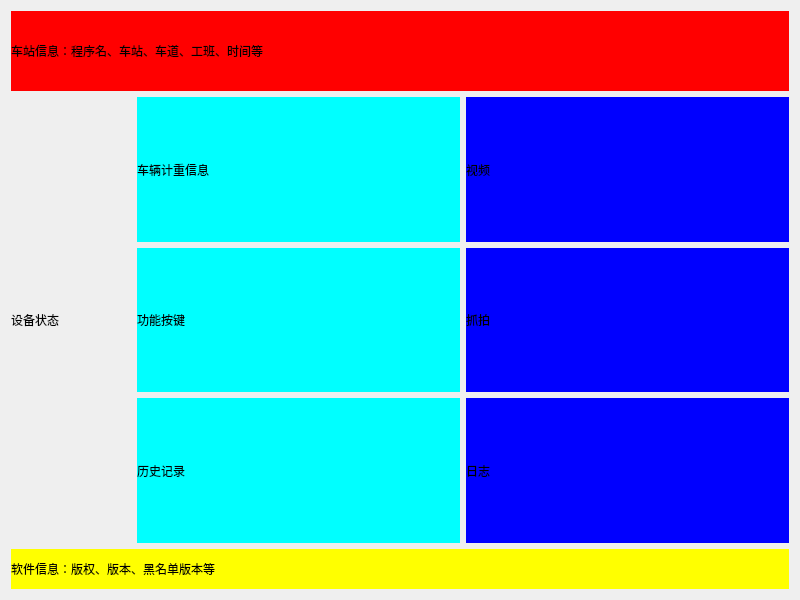
<?xml version="1.0" encoding="UTF-8"?>
<ui version="4.0">
 <class>Form</class>
 <widget class="QWidget" name="Form">
  <property name="geometry">
   <rect>
    <x>0</x>
    <y>0</y>
    <width>800</width>
    <height>600</height>
   </rect>
  </property>
  <property name="minimumSize">
   <size>
    <width>800</width>
    <height>600</height>
   </size>
  </property>
  <property name="windowTitle">
   <string>Form</string>
  </property>
  <property name="styleSheet">
   <string notr="true"/>
  </property>
  <layout class="QVBoxLayout" name="verticalLayout_3">
   <item>
    <widget class="QLabel" name="label">
     <property name="maximumSize">
      <size>
       <width>16777215</width>
       <height>80</height>
      </size>
     </property>
     <property name="styleSheet">
      <string notr="true">background-color:#f00;</string>
     </property>
     <property name="text">
      <string>车站信息：程序名、车站、车道、工班、时间等</string>
     </property>
    </widget>
   </item>
   <item>
    <layout class="QHBoxLayout" name="horizontalLayout">
     <item>
      <widget class="QLabel" name="label_2">
       <property name="maximumSize">
        <size>
         <width>120</width>
         <height>16777215</height>
        </size>
       </property>
       <property name="styleSheet">
        <string notr="true">background-image:url(:/image/circle.png);</string>
       </property>
       <property name="text">
        <string>设备状态</string>
       </property>
      </widget>
     </item>
     <item>
      <layout class="QVBoxLayout" name="verticalLayout">
       <item>
        <widget class="QLabel" name="label_3">
         <property name="styleSheet">
          <string notr="true">background-color:#0ff;</string>
         </property>
         <property name="text">
          <string>车辆计重信息</string>
         </property>
        </widget>
       </item>
       <item>
        <widget class="QLabel" name="label_9">
         <property name="styleSheet">
          <string notr="true">background-color:#0ff;</string>
         </property>
         <property name="text">
          <string>功能按键</string>
         </property>
        </widget>
       </item>
       <item>
        <widget class="QLabel" name="label_6">
         <property name="styleSheet">
          <string notr="true">background-color:#0ff;</string>
         </property>
         <property name="text">
          <string>历史记录</string>
         </property>
        </widget>
       </item>
      </layout>
     </item>
     <item>
      <layout class="QVBoxLayout" name="verticalLayout_2">
       <item>
        <widget class="QLabel" name="label_4">
         <property name="styleSheet">
          <string notr="true">background-color:#00f;</string>
         </property>
         <property name="text">
          <string>视频</string>
         </property>
        </widget>
       </item>
       <item>
        <widget class="QLabel" name="label_7">
         <property name="styleSheet">
          <string notr="true">background-color:#00f;</string>
         </property>
         <property name="text">
          <string>抓拍</string>
         </property>
        </widget>
       </item>
       <item>
        <widget class="QLabel" name="label_8">
         <property name="styleSheet">
          <string notr="true">background-color:#00f;</string>
         </property>
         <property name="text">
          <string>日志</string>
         </property>
        </widget>
       </item>
      </layout>
     </item>
    </layout>
   </item>
   <item>
    <widget class="QLabel" name="label_5">
     <property name="maximumSize">
      <size>
       <width>16777215</width>
       <height>40</height>
      </size>
     </property>
     <property name="styleSheet">
      <string notr="true">background-color:#ff0;</string>
     </property>
     <property name="text">
      <string>软件信息：版权、版本、黑名单版本等</string>
     </property>
    </widget>
   </item>
  </layout>
 </widget>
 <resources/>
 <connections/>
</ui>
